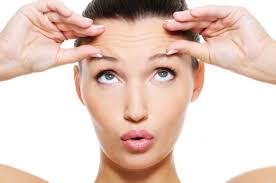
#> input picture Body_Parts_Detection_and_Tracking/input.jpg, 276 x 183 px, given in place of the camera
$ python p2.py
#> lines starting #> are read from the running program, lines starting #| are printed output that depends on the picture; after the words box and inside, x2 and y2 are one past the last pixel; in counts of white or black regions, pixels touching at a corner belong together
# García Santoyo, Lissethe Alejandra 17110106
# Sistemas de visión artificial y procesamiento de imágenes
# Chapter 9:"Seguimiento de objetos"
# Archive: "programa_2_17110106.py"

# Seguimiento basado en el espacio de color

import cv2
import numpy as np


# Capturamos el uadro de entrada desde la webcam
def get_frame(cap, scaling_factor):
    # Capturamos el video desde el objeto del video
#> called with scaling_factor = 0.5
    ret, frame = cap.read()
#> frame is the input picture: shape (183, 276, 3); mean B, G, R 193.2, 204, 228
    # Redimensionamos el cuadro de entrada
    frame = cv2.resize(frame, None, fx=scaling_factor,
    fy=scaling_factor, interpolation=cv2.INTER_AREA)
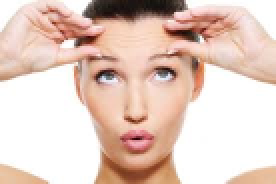
#> frame: shape (92, 138, 3) (shown 2 times larger); mean B, G, R 193.1, 204, 228.1

    return frame


if __name__=='__main__':
    cap = cv2.VideoCapture(0)
    scaling_factor = 0.5
    # Iteramos hasta que el usuario presione la tecla 'ESC'
    while True:
        frame = get_frame(cap, scaling_factor)
        # Convertimos de HSV a espaio de color
        hsv = cv2.cvtColor(frame, cv2.COLOR_BGR2HSV)
#> hsv: shape (92, 138, 3); mean H, S, V 13.8, 45.7, 228.2
        # Definimos'azul' en el rango HSV del espacio de colores
        lower = np.array([60,100,100])
        upper = np.array([180,255,255])
        # Delimitamos la imagen HSV a sólo el color que hemos elegido
        mask = cv2.inRange(hsv, lower, upper)
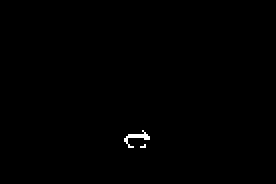
#> mask: shape (92, 138) (shown 2 times larger); 0.32% white in thin lines or dots, all inside (x1, y1, x2, y2) = (62, 65, 75, 74)
        # Bitwise-AND mask and original image
        res = cv2.bitwise_and(frame, frame, mask=mask)
        res = cv2.medianBlur(res, 5)
        cv2.imshow('Original image', frame)
        cv2.imshow('Color Detector', res)

        # Corroboramos si el usuario presionó la tecla 'ESC'
        c = cv2.waitKey(5)
#> (key Esc is pressed here)
        if c == 27:
            break

cv2.destroyAllWindows()
